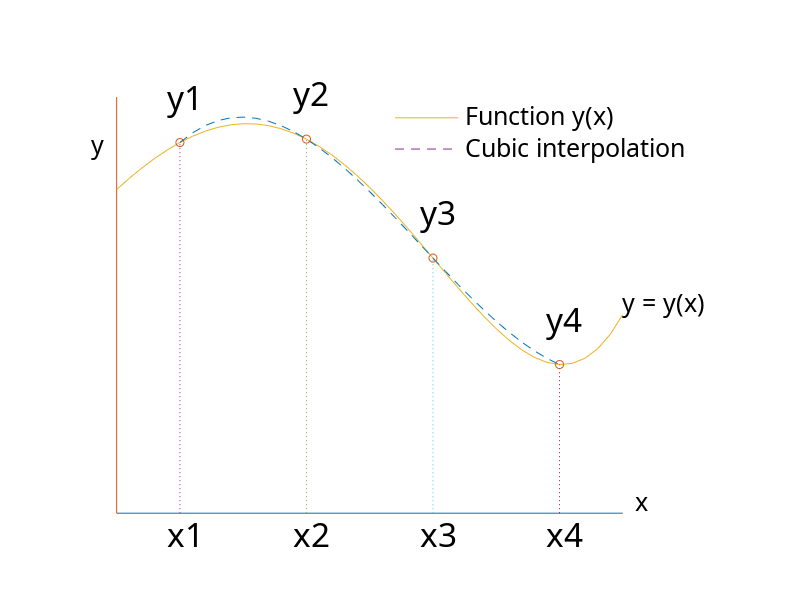

Reproduce this figure in MATLAB.
% fig4_2
% Copyright S. Nakamura, 1995
set(gcf, 'NumberTitle','off','Name', 'Figure 4.2')

clear, clf, hold off
axis([-1 5 -0.5 5])
hold on
plot([0,4],[0,0])
plot([0,0],[0,4])
axis([-1 4 -1 4])
 x = 0:0.1:4;
 y = 3 - 0.4*x.*x + exp(x)/9 + sin(x);
plot(x,y)

xp = 0.5:1:3.5;
 yp = 3 - 0.4*xp.*xp + exp(xp)/9 + sin(xp);

for k=1:4
plot([xp(k),xp(k)], [0,yp(k)], ':')
text(xp(k)-0.1, -0.2, ['x',int2str(k)],'FontName','Corrier','Fontsize', [24])
text(xp(k)-0.1, yp(k)+0.4, ['y',int2str(k)],'FontName','Corrier','Fontsize', [24])
end
c = polyfit(xp,yp, length(xp)-1);
xi=0.5:0.1:3.5;
yi = polyval(c,xi);
plot(xi,yi, '--');


%plot(xp,yp, '--')
plot(xp,yp, 'o')

text(4.1,0.1, 'x','FontName','Corrier','Fontsize', [18])
text(-0.2,3.5,'y','FontName','Corrier','Fontsize', [18])
text(4,2,'y = y(x)','FontName','Corrier','Fontsize', [18])
%text(4,1.2,'y = p(x)')
axis([-0.1 4.8 -0.2 4.5])
 axis('off')


plot([2.2,2.7],[3.8,3.8])
text(2.7,3.8,' Function y(x)','FontName',...
                       'Corrier','Fontsize', [18])
plot([2.2,2.7],[3.5,3.5],'--')
text(2.7,3.5,' Cubic interpolation','FontName',...
                       'Corrier','Fontsize', [18])
%print  fig4d2.ps
